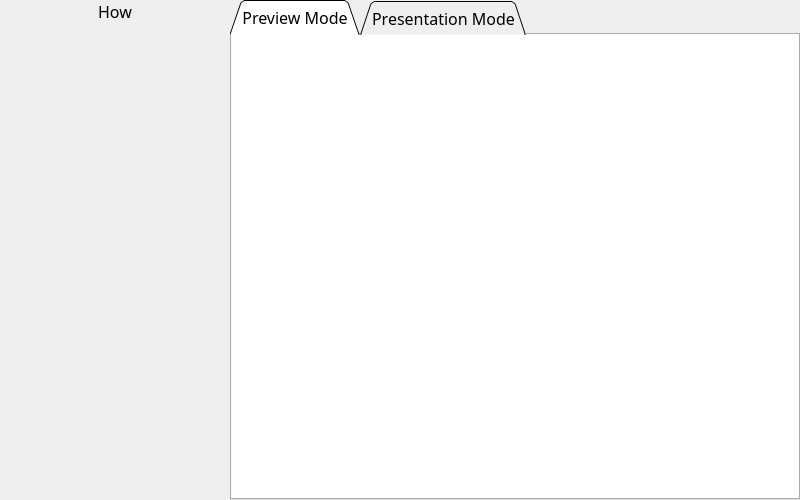
<?xml version="1.0" encoding="UTF-8"?>
<ui version="4.0">
  <class>AppTutorial</class>
  <widget class="QDialog" name="AppTutorial">
    <property name="geometry">
      <rect>
        <x>0</x>
        <y>0</y>
        <width>800</width>
        <height>500</height>
      </rect>
    </property>
    <property name="font">
      <font>
        <family>Trebuchet MS</family>
        <pointsize>12</pointsize>
      </font>
    </property>
    <property name="windowTitle">
      <string>How it Works</string>
    </property>
    <property name="windowIcon">
      <iconset resource="../icons/icons.qrc">
        <normaloff>:/icons/app_icon</normaloff>:/icons/app_icon
      </iconset>
    </property>
    <property name="sizeGripEnabled">
      <bool>false</bool>
    </property>
    <layout class="QVBoxLayout" name="MainLayout">
      <property name="spacing">
        <number>0</number>
      </property>
      <property name="leftMargin">
        <number>0</number>
      </property>
      <property name="topMargin">
        <number>0</number>
      </property>
      <property name="rightMargin">
        <number>0</number>
      </property>
      <property name="bottomMargin">
        <number>0</number>
      </property>
      <item>
        <layout class="QHBoxLayout" name="CentralWidget">
          <property name="spacing">
            <number>0</number>
          </property>
          <property name="bottomMargin">
            <number>0</number>
          </property>
          <item>
            <layout class="QVBoxLayout" name="PanelLeft">
              <item>
                <widget class="QLabel" name="LblSidebar">
                  <property name="sizePolicy">
                    <sizepolicy hsizetype="Minimum" vsizetype="Minimum">
                      <horstretch>0</horstretch>
                      <verstretch>0</verstretch>
                    </sizepolicy>
                  </property>
                  <property name="minimumSize">
                    <size>
                      <width>230</width>
                      <height>490</height>
                    </size>
                  </property>
                  <property name="text">
                    <string>&lt;html&gt;&lt;head/&gt;&lt;body&gt;&lt;p align=&quot;center&quot;&gt;How&lt;/p&gt;&lt;/body&gt;&lt;/html&gt;</string>
                  </property>
                  <property name="alignment">
                    <set>Qt::AlignLeading|Qt::AlignLeft|Qt::AlignTop</set>
                  </property>
                </widget>
              </item>
            </layout>
          </item>
          <item>
            <layout class="QVBoxLayout" name="PanelRight">
              <item>
                <widget class="QTabWidget" name="HowsTabs">
                  <property name="enabled">
                    <bool>true</bool>
                  </property>
                  <property name="sizePolicy">
                    <sizepolicy hsizetype="Expanding" vsizetype="Expanding">
                      <horstretch>0</horstretch>
                      <verstretch>0</verstretch>
                    </sizepolicy>
                  </property>
                  <property name="minimumSize">
                    <size>
                      <width>0</width>
                      <height>0</height>
                    </size>
                  </property>
                  <property name="font">
                    <font>
                      <family>Trebuchet MS</family>
                      <pointsize>12</pointsize>
                      <weight>50</weight>
                      <bold>false</bold>
                    </font>
                  </property>
                  <property name="tabPosition">
                    <enum>QTabWidget::North</enum>
                  </property>
                  <property name="tabShape">
                    <enum>QTabWidget::Triangular</enum>
                  </property>
                  <property name="currentIndex">
                    <number>0</number>
                  </property>
                  <property name="elideMode">
                    <enum>Qt::ElideNone</enum>
                  </property>
                  <property name="documentMode">
                    <bool>false</bool>
                  </property>
                  <property name="tabsClosable">
                    <bool>false</bool>
                  </property>
                  <property name="movable">
                    <bool>true</bool>
                  </property>
                  <property name="tabBarAutoHide">
                    <bool>true</bool>
                  </property>
                  <widget class="QWidget" name="TabPage1">
                    <property name="sizePolicy">
                      <sizepolicy hsizetype="Preferred" vsizetype="Fixed">
                        <horstretch>0</horstretch>
                        <verstretch>0</verstretch>
                      </sizepolicy>
                    </property>
                    <property name="font">
                      <font>
                        <family>Trebuchet MS</family>
                        <pointsize>12</pointsize>
                        <weight>50</weight>
                        <bold>false</bold>
                      </font>
                    </property>
                    <property name="accessibleName">
                      <string extracomment="This has to be equal to the tab title in all the main tabs">History</string>
                    </property>
                    <attribute name="title">
                      <string>Preview Mode</string>
                    </attribute>
                    <layout class="QVBoxLayout" name="LayoutTabPage1">
                      <property name="spacing">
                        <number>0</number>
                      </property>
                      <property name="leftMargin">
                        <number>0</number>
                      </property>
                      <property name="topMargin">
                        <number>0</number>
                      </property>
                      <property name="rightMargin">
                        <number>0</number>
                      </property>
                      <property name="bottomMargin">
                        <number>0</number>
                      </property>
                      <item>
                        <widget class="QTextBrowser" name="TxtTab1">
                          <property name="frameShape">
                            <enum>QFrame::NoFrame</enum>
                          </property>
                          <property name="html">
                            <string>
                              &lt;!DOCTYPE HTML PUBLIC &quot;-//W3C//DTD HTML 4.0//EN&quot; &quot;http://www.w3.org/TR/REC-html40/strict.dtd&quot;&gt;
                              &lt;html&gt;&lt;head&gt;&lt;meta name=&quot;qrichtext&quot; content=&quot;1&quot; /&gt;&lt;style type=&quot;text/css&quot;&gt;
                              p, li { white-space: pre-wrap; }
                              &lt;/style&gt;&lt;/head&gt;&lt;body style=&quot; font-family:'Trebuchet MS','Trebuchet MS','Trebuchet MS'; font-size:12pt; font-weight:400; font-style:normal;&quot;&gt;
                              &lt;p style=&quot;-qt-paragraph-type:empty; margin-top:0px; margin-bottom:0px; margin-left:0px; margin-right:0px; -qt-block-indent:0; text-indent:0px;&quot;&gt;&lt;br /&gt;&lt;/p&gt;&lt;/body&gt;&lt;/html&gt;
                            </string>
                          </property>
                        </widget>
                      </item>
                    </layout>
                  </widget>
                  <widget class="QWidget" name="TabPage2">
                    <property name="font">
                      <font>
                        <family>Trebuchet MS</family>
                        <pointsize>12</pointsize>
                        <weight>50</weight>
                        <bold>false</bold>
                      </font>
                    </property>
                    <property name="accessibleName">
                      <string extracomment="This has to be equal to the tab title in all the main tabs">History</string>
                    </property>
                    <attribute name="title">
                      <string>Presentation Mode</string>
                    </attribute>
                    <layout class="QVBoxLayout" name="LayoutTabPage2">
                      <property name="spacing">
                        <number>0</number>
                      </property>
                      <property name="leftMargin">
                        <number>0</number>
                      </property>
                      <property name="topMargin">
                        <number>0</number>
                      </property>
                      <property name="rightMargin">
                        <number>0</number>
                      </property>
                      <property name="bottomMargin">
                        <number>0</number>
                      </property>
                      <item>
                        <widget class="QTextBrowser" name="TxtTab2">
                          <property name="frameShape">
                            <enum>QFrame::NoFrame</enum>
                          </property>
                          <property name="frameShadow">
                            <enum>QFrame::Plain</enum>
                          </property>
                          <property name="html">
                            <string>
                              &lt;!DOCTYPE HTML PUBLIC &quot;-//W3C//DTD HTML 4.0//EN&quot; &quot;http://www.w3.org/TR/REC-html40/strict.dtd&quot;&gt;
                              &lt;html&gt;&lt;head&gt;&lt;meta name=&quot;qrichtext&quot; content=&quot;1&quot; /&gt;&lt;style type=&quot;text/css&quot;&gt;
                              p, li { white-space: pre-wrap; }
                              &lt;/style&gt;&lt;/head&gt;&lt;body style=&quot; font-family:'Trebuchet MS','Trebuchet MS','Trebuchet MS'; font-size:12pt; font-weight:400; font-style:normal;&quot;&gt;
                              &lt;p style=&quot;-qt-paragraph-type:empty; margin-top:0px; margin-bottom:0px; margin-left:0px; margin-right:0px; -qt-block-indent:0; text-indent:0px;&quot;&gt;&lt;br /&gt;&lt;/p&gt;&lt;/body&gt;&lt;/html&gt;
                            </string>
                          </property>
                        </widget>
                      </item>
                    </layout>
                  </widget>
                </widget>
              </item>
            </layout>
          </item>
        </layout>
      </item>
    </layout>
  </widget>
  <resources>
    <include location="../icons/icons.qrc"/>
  </resources>
  <connections/>
</ui>
